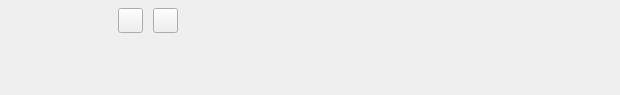
<?xml version="1.0" encoding="UTF-8"?>
<ui version="4.0">
 <class>ServiceWidget</class>
 <widget class="QFrame" name="ServiceWidget">
  <property name="geometry">
   <rect>
    <x>0</x>
    <y>0</y>
    <width>620</width>
    <height>95</height>
   </rect>
  </property>
  <property name="sizePolicy">
   <sizepolicy hsizetype="Fixed" vsizetype="Fixed">
    <horstretch>0</horstretch>
    <verstretch>0</verstretch>
   </sizepolicy>
  </property>
  <property name="minimumSize">
   <size>
    <width>620</width>
    <height>95</height>
   </size>
  </property>
  <property name="maximumSize">
   <size>
    <width>620</width>
    <height>95</height>
   </size>
  </property>
  <property name="windowTitle">
   <string>Form</string>
  </property>
  <property name="windowOpacity">
   <double>1.000000000000000</double>
  </property>
  <property name="styleSheet">
   <string notr="true">border-color: rgb(0, 0, 0);</string>
  </property>
  <widget class="QPushButton" name="BtnControl">
   <property name="geometry">
    <rect>
     <x>118</x>
     <y>8</y>
     <width>25</width>
     <height>25</height>
    </rect>
   </property>
   <property name="styleSheet">
    <string notr="true"/>
   </property>
   <property name="text">
    <string/>
   </property>
   <property name="checkable">
    <bool>false</bool>
   </property>
  </widget>
  <widget class="QPushButton" name="BtnConf">
   <property name="geometry">
    <rect>
     <x>153</x>
     <y>8</y>
     <width>25</width>
     <height>25</height>
    </rect>
   </property>
   <property name="text">
    <string/>
   </property>
  </widget>
  <widget class="QLabel" name="LName">
   <property name="geometry">
    <rect>
     <x>8</x>
     <y>8</y>
     <width>100</width>
     <height>25</height>
    </rect>
   </property>
   <property name="text">
    <string/>
   </property>
  </widget>
  <widget class="QLabel" name="LProgramFile">
   <property name="geometry">
    <rect>
     <x>188</x>
     <y>35</y>
     <width>425</width>
     <height>25</height>
    </rect>
   </property>
   <property name="text">
    <string/>
   </property>
  </widget>
  <widget class="QLabel" name="LConfigFile">
   <property name="geometry">
    <rect>
     <x>188</x>
     <y>62</y>
     <width>425</width>
     <height>25</height>
    </rect>
   </property>
   <property name="text">
    <string/>
   </property>
  </widget>
  <widget class="QLabel" name="LWorkDir">
   <property name="geometry">
    <rect>
     <x>188</x>
     <y>8</y>
     <width>425</width>
     <height>25</height>
    </rect>
   </property>
   <property name="text">
    <string/>
   </property>
  </widget>
 </widget>
 <resources/>
 <connections/>
</ui>
